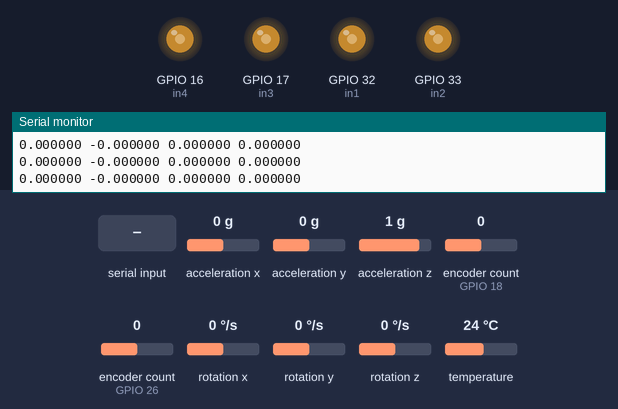
Bench run of a program on a simulated ESP32. On the bench: output pins drawn as LEDs (lit = HIGH), the last lines printed to the serial monitor. The inputs (shaded band) are chosen by the test bench; at power-on: acceleration x 0 g, acceleration y 0 g, acceleration z 1 g, encoder count (sensors on GPIO 18, GPIO 26) 0, rotation x 0 °/s, rotation y 0 °/s, rotation z 0 °/s, temperature 24 °C.

Above: at 1.2 s.
1.3 s: "Te\n" received over Serial
At 2.5 s:
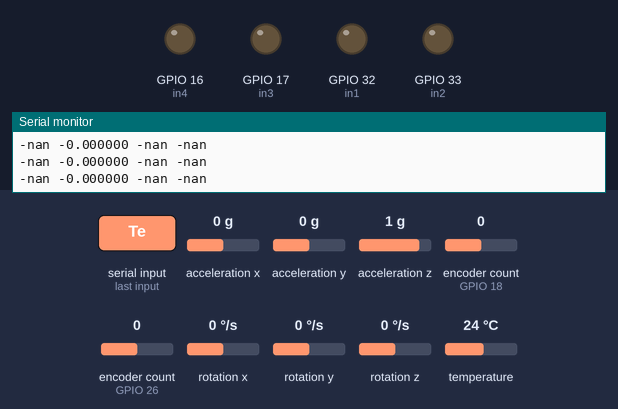
2.8 s: "Te 150\n" received over Serial
Timing chart, 0 to 5.8 s (numbered marks = the images above; inputs shaded):
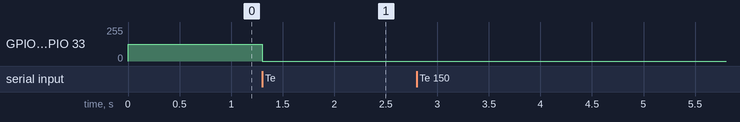

The program:

main.cpp
```cpp
#include <Arduino.h>
#include <Adafruit_MPU6050.h>
#include <Adafruit_Sensor.h>
#include <Wire.h>
#include <ESP32Encoder.h>          // AJOUT


Adafruit_MPU6050 mpu;


ESP32Encoder encoderGauche;
ESP32Encoder encoderDroit;

#define CLK_G  26   // CLK encodeur gauche                // A
#define DT_G   27   // DT  encodeur gauche                // A
#define CLK_D  18   // CLK encodeur droit                 // A
#define DT_D   19   // DT  encodeur droit                 // A

// Tops encodeurs (impulsions / tour)
const float top_gauche = 750.0;
const float top_droit  = 748.8;

// Variables asservissement vitesse
float Kpvitesse = 0.0;
float vcons     = 0.0;   // consigne vitesse (tours/s)
float vobs      = 0.0;   // vitesse observée  (tours/s)
long  countG_prev = 0, countD_prev = 0;


char FlagCalcul = 0;
float Ve, Vs = 0;
float Te = 10;
float Tau = 500, tot;
float angle;
float theta_filtre, thetaAccel, theta_W, theta_final, C0=0.0, d_theta_gyroscope, theta_equilibre = 0.0;


sensors_event_t a, g, temp;
float A, B;


// Variables Asservissement ----
float Kp = 0.0;
float Kd = 0.0;
float theta_cons = 0.0;  // Consigne d'angle
float dutycycle1, dutycycle2;


// Broches de commande (in1/in2 = moteur gauche, in3/in4 = moteur droit)
int in1 = 32, in2 = 33;
int in3 = 17, in4 = 16;


// Canaux PWM
int canal1 = 0; // in1
int canal2 = 1; // in2
int canal3 = 2; // in3
int canal4 = 3; // in4


int frequence  = 20000; //Fréquence PWM en Hz, inaudible bon moteur
int resolution = 10; //Résolution PWM : 2^10 = 1023 niveaux (0 à 1023)
float ec; // calculée avant saturation et conversion PWM
float erreur;    // Erreur angulaire = theta_cons - theta_final


void controle(void *parameters)
{
  TickType_t xLastWakeTime;
  xLastWakeTime = xTaskGetTickCount();  // Initialise le timer
  while (1)
  {
    mpu.getEvent(&a, &g, &temp);  // Lecture accéléromètre + gyroscope

    // ---- Calcul vitesse observée ----
    long cG = encoderGauche.getCount() ;
    long cD = encoderDroit.getCount()  ;                  // Mise à jour mémoire
    long deltaG = cG - countG_prev;                        // tops écoulés depuis le dernier cycle
    long deltaD = cD - countD_prev;
    countG_prev = cG;
    countD_prev = cD;
    float vG = (float)deltaG / top_gauche / (Te / 1000.0); // Conversion tops  tours/s :  tops / (tops/tour) / (Te en secondes)
    float vD = (float)deltaD / top_droit  / (Te / 1000.0);
    vobs = (vG + vD) / 2.0;                                // Vitesse moyenne des deux roues

    // Mesure d'angle
    thetaAccel = atan2(a.acceleration.y, a.acceleration.x) * 180 / PI; //  angle donné par l'accéléromètre
    theta_filtre = A * thetaAccel + B * theta_filtre;  //lissage de thetaAccel (passe-bas, coeff A)
    d_theta_gyroscope = -(180 / PI) * g.gyro.z;  // vitesse angulaire gyro convertie en °/s
    theta_W = A * (Tau / 1000) * d_theta_gyroscope + B * theta_W; //intégration du gyro lissée (passe-haut, coeff B)
    theta_final = theta_W + theta_filtre + theta_equilibre;  //fusion des deux + offset d'équilibre mécanique

    // ---- Consigne angle issue de la boucle vitesse ----
    theta_cons = Kpvitesse * (vcons - vobs);   // Boucle vitesse
    if (theta_cons > 20) theta_cons += 20;  // saturation à 20°
    if (theta_cons < -20) theta_cons -= -20;

    // Calcul de l'asservissement
    erreur = theta_cons - theta_final;

    ec = (Kp * erreur) - (Kd * d_theta_gyroscope);

    if (ec > 0) ec += C0; // Compensation frottement
    if (ec < 0) ec -= C0;

    if (ec >  0.45) ec =  0.45;  // Saturation haute
    if (ec < -0.45) ec = -0.45;

    dutycycle1 = (0.5 + ec) * 1023;
    if (ec < -0.45) ec = -0.45;
    dutycycle2 = (0.5 - ec) * 1023;

    ledcWrite(canal1, dutycycle1);
    ledcWrite(canal2, dutycycle2);
    ledcWrite(canal3, dutycycle2);
    ledcWrite(canal4, dutycycle1);

    FlagCalcul = 1;
    vTaskDelayUntil(&xLastWakeTime, pdMS_TO_TICKS(Te));
  }
}


void setup()
{
  Wire.begin(22, 21);
  Serial.begin(115200);
  Serial.printf("Bonjour \n\r");

  // ---- Initialisation encodeurs ----                    // AJOUT
  encoderGauche.attachFullQuad(CLK_G,DT_G);              // AJOUT
  encoderDroit.attachFullQuad(CLK_D,DT_D);               // AJOUT
  encoderGauche.setCount(0);                               // AJOUT
  encoderDroit.setCount(0);                                // AJOUT

  ledcSetup(canal1, frequence, resolution);
  ledcSetup(canal2, frequence, resolution);
  ledcSetup(canal3, frequence, resolution);
  ledcSetup(canal4, frequence, resolution);

  ledcAttachPin(in1, canal1);
  ledcAttachPin(in2, canal2);
  ledcAttachPin(in3, canal3);
  ledcAttachPin(in4, canal4);

  if (!mpu.begin()) {
    Serial.println("Failed to find MPU6050 chip");
    while (1) { delay(10); }
  }
  Serial.println("MPU6050 Found!");

  mpu.setAccelerometerRange(MPU6050_RANGE_2_G);
  mpu.setGyroRange(MPU6050_RANGE_500_DEG);
  mpu.setFilterBandwidth(MPU6050_BAND_260_HZ);
// A = poids de l'accéléromètre (court terme), B = poids du gyroscope (long terme)
  A = 1 / (1 + Tau / Te);
  B = Tau / Te * A;

  xTaskCreate(controle, "controle", 10000, NULL, 10, NULL);
}
void reception(char ch)
{
  static String chaine = "";
  String commande, valeur;
  int index, length;

  if ((ch == 13) or (ch == 10))
  {
    index  = chaine.indexOf(' ');
    length = chaine.length();
    if (index == -1) { commande = chaine; valeur = ""; }
    else { commande = chaine.substring(0, index); valeur = chaine.substring(index + 1, length); }

    if (commande == "Tau") { Tau = valeur.toFloat(); A = 1 / (1 + Tau / Te); B = Tau / Te * A; }
    if (commande == "Te")  { Te  = valeur.toInt();   A = 1 / (1 + Tau / Te); B = Tau / Te * A; }
    if (commande == "Kp")  Kp  = valeur.toFloat();
    if (commande == "Kd")  Kd  = valeur.toFloat();
    if (commande == "C0")  C0  = valeur.toFloat();// Compensation frottement
    if (commande == "T0")  theta_equilibre = valeur.toFloat();// Offset équilibre mécanique
    if (commande == "Kpv") Kpvitesse = valeur.toFloat();
    if (commande == "Vc")  vcons      = valeur.toFloat(); // Consigne vitesse (tours/s)

    chaine = "";   // Remise à zéro du buffer
  }
  else { chaine += ch; } // Accumulation caractère par caractère
}


void loop()
{
  if (FlagCalcul == 1)
  {
    Serial.printf("%f %f %f %f \n", theta_filtre, d_theta_gyroscope, theta_final, vobs); // Affiche
//   theta_filtre      angle accéléromètre filtré (°)
//   d_theta_gyroscope vitesse angulaire gyro (°/s)
//   theta_final       angle fusionné (°)
//   vobs              vitesse observée (tours/s)
    FlagCalcul = 0;
  }
}


void serialEvent()
{
  while (Serial.available() > 0) { reception(Serial.read()); }
}
```

Measured:
- after the input at 1.3 s, GPIO 16 (in4), GPIO 17 (in3), GPIO 32 (in1), GPIO 33 (in2): 127/255 → 0/255 at once
